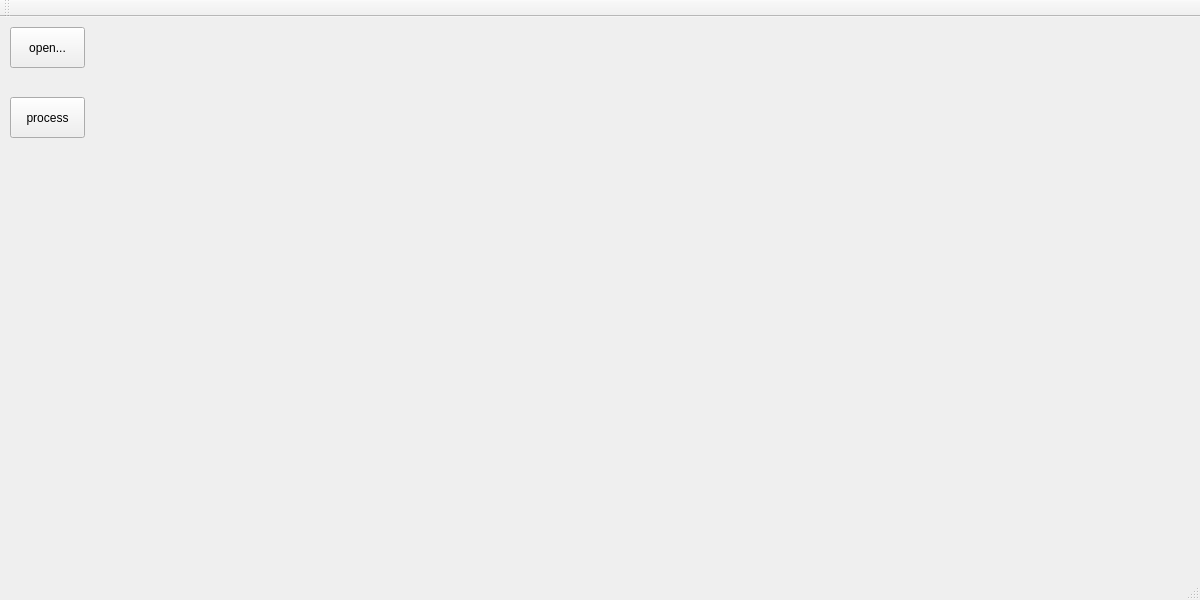
<?xml version="1.0" encoding="UTF-8"?>
<ui version="4.0">
 <class>MainWindow</class>
 <widget class="QMainWindow" name="MainWindow">
  <property name="geometry">
   <rect>
    <x>0</x>
    <y>0</y>
    <width>1200</width>
    <height>600</height>
   </rect>
  </property>
  <property name="windowTitle">
   <string>MainWindow</string>
  </property>
  <widget class="QWidget" name="centralWidget">
   <widget class="QPushButton" name="pBtn_open">
    <property name="geometry">
     <rect>
      <x>10</x>
      <y>10</y>
      <width>75</width>
      <height>41</height>
     </rect>
    </property>
    <property name="text">
     <string>open...</string>
    </property>
   </widget>
   <widget class="QPushButton" name="pBtn_process">
    <property name="geometry">
     <rect>
      <x>10</x>
      <y>80</y>
      <width>75</width>
      <height>41</height>
     </rect>
    </property>
    <property name="text">
     <string>process</string>
    </property>
   </widget>
   <widget class="QLabel" name="label_img">
    <property name="geometry">
     <rect>
      <x>110</x>
      <y>10</y>
      <width>281</width>
      <height>221</height>
     </rect>
    </property>
    <property name="text">
     <string/>
    </property>
   </widget>
  </widget>
  <widget class="QMenuBar" name="menuBar">
   <property name="geometry">
    <rect>
     <x>0</x>
     <y>0</y>
     <width>1200</width>
     <height>21</height>
    </rect>
   </property>
  </widget>
  <widget class="QToolBar" name="mainToolBar">
   <attribute name="toolBarArea">
    <enum>TopToolBarArea</enum>
   </attribute>
   <attribute name="toolBarBreak">
    <bool>false</bool>
   </attribute>
  </widget>
  <widget class="QStatusBar" name="statusBar"/>
 </widget>
 <layoutdefault spacing="6" margin="11"/>
 <resources/>
 <connections/>
</ui>
